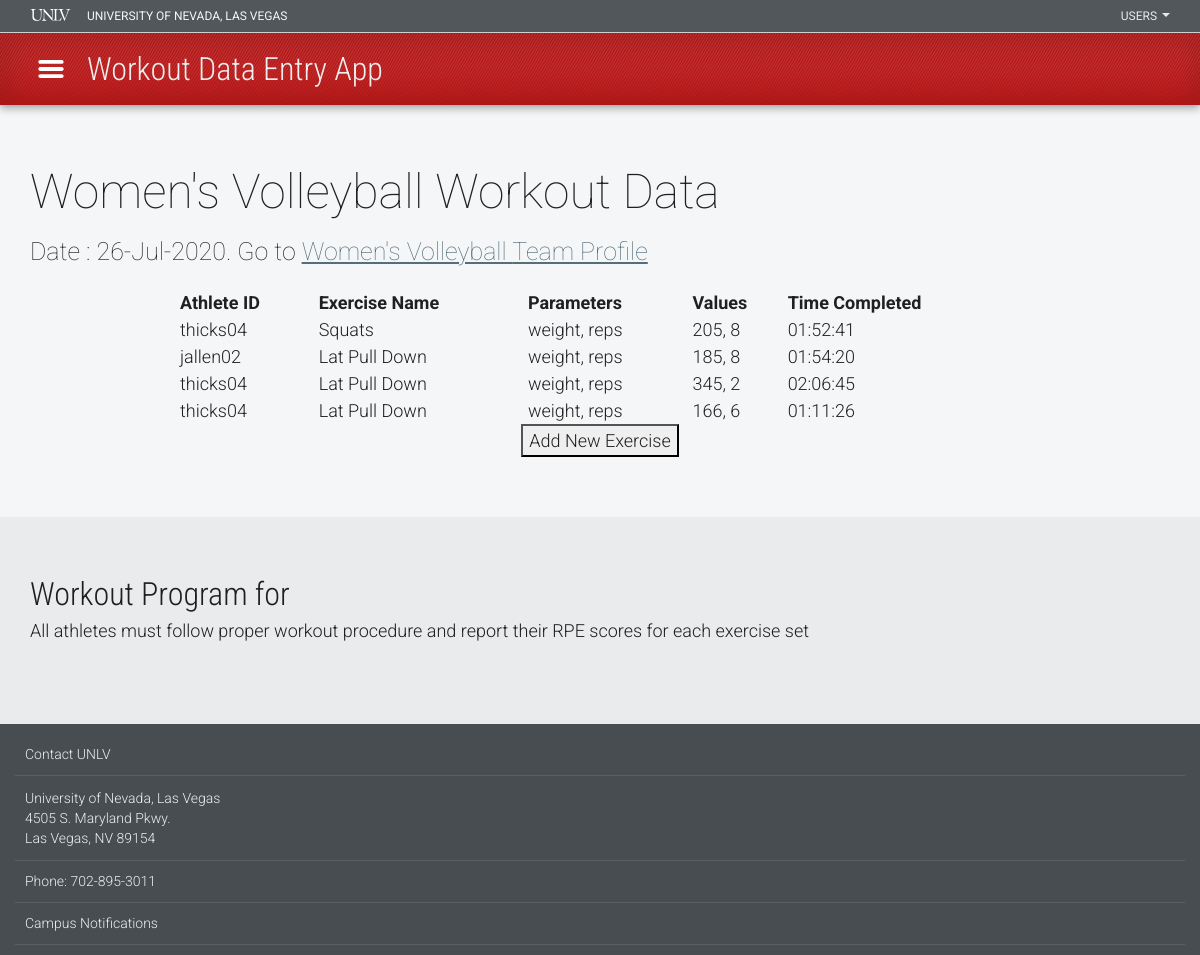
/workout (signed in), run on the app's committed database.
### app/models.py (models this page shows, shortened)
class Team(UserMixin, db.Model):
    id = db.Column(db.Integer, primary_key=True)
    username = db.Column(db.String(64), index=True, unique=True)
    team_name = db.Column(db.String(64), index=True)
    team_size = db.Column(db.Integer)
    trainer = db.Column(db.String(64))
    trainer_email = db.Column(db.String(120), index=True)
    password_hash = db.Column(db.String(128))
    athlete_userids = db.Column(db.String(140))    # A string representing a list of athlete_id strings
    workouts = db.relationship('Workout', backref='team', lazy='dynamic')

class Workout(db.Model):
    id = db.Column(db.Integer, index=True, primary_key=True)
    athlete_id = db.Column(db.String(30))
    exercise_name = db.Column(db.String(50))
    parameters = db.Column(db.String(100))          # A string representing a list of exercise parameters
    entries = db.Column(db.String(100))             # A string representing a list of exercise parameter values
    timestamp = db.Column(db.DateTime, index=True,default=datetime.utcnow())
    team_id =db.Column(db.Integer, db.ForeignKey('team.id'))
    def __repr__(self):
        return '<Exercise {}, Team_ID {} >'.format(self.exercise_name, self.team_id)

### app/routes.py (the view)
@app.route('/workout',methods=['GET','POST'])
@login_required
def workout():
    exercises = Workout.query.all()  #only request exercises logged by current team
    for exercise in exercises:
        exercise.parameters = exercise.parameters[1:-1].split(",")
        exercise.entries = exercise.entries[1:-1].split(",")
    print("You have entered the workout page.",file =sys.stderr)
    print (exercises)
    form = WorkoutForm()
    if form.is_submitted():
        return redirect(url_for('entry'))
    dateString =  datetime.utcnow().strftime("%d-%b-%Y")
    return render_template('workout.html', title="Workout Data Entry App", date = dateString , exercises=exercises, form=form)

### app/forms.py
class WorkoutForm(FlaskForm):
    submit = SubmitField('Add New Exercise')

### app/models.py (called while the page is built)
@login.user_loader      ##Necessary loader function to take login id string and convert it into int
def load_user(id):
    return Team.query.get(int(id))

### app/templates/workout.html (shortened to what this page needs)
{% extends "layout.html" %}
{% block content %}
<div id="content">
  <div id="content-main" role="main" aria-label="main content">
    <div class="region region-content">
      <form action="" method="post" novalidate>
        <section aria-label="Workout Data Page">
          <div class="container">
            <h2 class="clear-margins">{{current_user.team_name}} Workout Data</h2>
            <p class="lead">Date :  {{date}}. Go to <a href="{{url_for('team_profile')}}">{{current_user.team_name}} Team Profile</a>  </p>
          </div>
          <div class="row">
            <div class="col-md-12 text-center">
                  <table style="width:70%; margin-top: 20px; margin-left: auto; margin-right:auto; text-align:left;">
                      <thead>
                      <tr>
                          <th scope="col">Athlete ID</th>
                          <th scope="col">Exercise Name</th>
                          <th scope="col">Parameters</th>
                          <th scope="col">Values</th>
                          <th scope="col">Time Completed</th>
                      </tr>
                      </thead>
                      <tbody>
                      {% for exercise in exercises %}
                        <tr>
                          <td scope="row">{{exercise.athlete_id}}</td>
                          <td>{{exercise.exercise_name}}</td>
                          <td>{% for parameter in exercise.parameters %} {{parameter}}{% if not loop.last %},{% endif %} {% endfor %} </td>
                          <td>{% for entry in exercise.entries %} {{entry}}{% if not loop.last %},{% endif %} {% endfor %} </td>
                          <td>{{exercise.timestamp.strftime("%H:%M:%S")}}</td>
                        </tr>
                      {% endfor %}
                      </tbody>
                  </table>
                  <span>{{form.submit}}</span>
            </div>
        </div>
        </section>
        <section class="bg-gray">
          <div class="container">
            <h3 class="clear-margin-top">Workout Program for {{team}}</h3>
            <p>All athletes must follow proper workout procedure and report their RPE scores for each exercise set </p>
          </div>
        </section>
      </form>
    </div>
  </div>
</div>
{% endblock %}

### app/templates/layout.html (shortened to what this page needs)
<!DOCTYPE html>
<html lang="en" dir="ltr">
<head>
<link rel="stylesheet" href="http://maxcdn.bootstrapcdn.com/bootstrap/3.3.7/css/bootstrap.min.css">
<link rel='stylesheet' id='mars-font-awesome-4-css'  href='http://maxcdn.bootstrapcdn.com/font-awesome/4.4.0/css/font-awesome.min.css?ver=4.9.4' type='text/css' media='all' />
<link rel="stylesheet" href="http://use.fontawesome.com/releases/v5.2.0/css/all.css">
<link type="text/css" rel="stylesheet" href="static/css/bootstrap-4-alpha.css" media="all">
<link type="text/css" rel="stylesheet" href="static/css/base.css" media="all">
<link type="text/css" rel="stylesheet" href="static/css/layout.css" media="all">
<link type="text/css" rel="stylesheet" href="static/css/content.css" media="all">
</head>
<body class="navbar-is-fixed-top html not-front node-type-secondary-page">
{% include "includes/header.html" %}
{% block content %}
{% endblock %}
{% include "includes/footer.html" %}
</body>
</html>

### app/templates/includes/header.html (shortened to what this page needs)
<header role="banner" aria-label="header">
    <nav class="navbar navbar-fixed-top navbar-inverse">
      <div class="navbar-top">
        <div class="container">
          <div class="row">
            <div class="unlv-name col-xs-5">
              <a href="https://www.unlv.edu" tabindex="-1" role="presentation" aria-hidden="true">University of Nevada, Las Vegas</a>
            </div>
            <div id="dropdown-container" class="col-xs-7">
              <div id="audience-dropdown-container" class="dropdown">
                <a class="btn btn-default dropdown-toggle" role="button" id="audience-dropdown" data-toggle="dropdown" aria-haspopup="true" tabindex="7 ">Users <span class="caret"></span></a>
              </div>
            </div>
          </div>
        </div>
      </div>
      <div class="navbar-bottom">
        <div class="container">
          <div class="row">
            <div class="menu-button-container">
              <a role="button" id="menu-button" href="#" tabindex="4" data-toggle="tooltip" data-placement="right" title="" data-original-title="Menu" onclick="void(0)"><span class="sr-only" aria-label="open Style Guide menu">Menu</span></a>
            </div>
            <div class="website-title">
              <h1><a href="#" tabindex="3"><span class="short-title">Workout App</span><span class="full-title">Workout Data Entry App</span></a></h1>
            </div>
          </div>
        </div>
      </div>
    </nav>
  </header>

### app/templates/includes/footer.html (shortened to what this page needs)
<footer id="footer" role="contentinfo">
    <section>
      <nav arial-label="footer links and copyright">
        <div class="container">
          <div class="row">
              <ul class="list-unstyled">
                <li><a href="https://www.unlv.edu/directories/contact">Contact UNLV</a></li>
                <li><address><a href="https://www.unlv.edu/maps/campus">University of Nevada, Las Vegas<br />
                4505 S. Maryland Pkwy.<br />
                Las Vegas, NV 89154</a></address></li>
                <li><a href="tel:+17028953011">Phone: 702-895-3011</a></li>
                <li><a href="https://www.unlv.edu/info">Campus Notifications</a></li>
              </ul>
              </div>
            </div>
      </nav>
    </section>
  </footer>

### app/static/css/layout.css (style rules this page uses)
html { background-color:#484d51; }
body.navbar-is-fixed-top { padding-top: 72px !important; }
@media (min-width: 768px) { body.navbar-is-fixed-top { padding-top: 104px !important; } }
header { background:none; }
.navbar { margin-bottom:0; box-shadow:0px 0px 4px rgba(0, 0, 0, 0.14), 0px 4px 8px rgba(0, 0, 0, 0.28); }
.navbar-inverse { border:none; background:none; }
.navbar-top { min-height:24px; background-color:rgba(72,77,81,.94); padding:0; font-size:12px; line-height:12px; font-weight:400; border-bottom:1px solid rgba(221,221,221,.9); text-transform:uppercase; }
.navbar-top .unlv-name { text-align:left; margin:0; }
.navbar-top .unlv-name a { margin-left:-15px; color:rgba(255,255,255,.95); line-height:24px; }
body.not-front .navbar-top .unlv-name a { display:block; width:65px; height:24px; overflow:hidden; padding:0; text-indent:-10000px; background:transparent url('images/unlv-logo-small.svg') no-repeat center center; }
#dropdown-container { padding-right:0; }
#audience-dropdown-container, #topic-dropdown-container { float:right; }
#dropdown-container .btn-default { font:400 12px "Roboto", Arial, Helvetica, sans-serif; line-height:16px; padding:4px 8px; border:none; border-radius:0; color:rgba(255,255,255,.87) !important; background-color:transparent; text-decoration:none; text-transform:uppercase; margin:0; }
#dropdown-container .btn-default .caret { margin-top:-4px; margin-left:2px; }
@media (min-width: 768px) { .navbar-top .unlv-name a { line-height:32px; padding:9px 15px; } }
@media (min-width: 768px) { body.not-front .navbar-top .unlv-name a { display:inline; width:auto; height:auto; padding:8px 15px; padding-left:72px; overflow:auto; text-indent:inherit; background-position:15px 8px; } }
@media (min-width: 768px) { #dropdown-container .btn { padding:8px 15px; } }
.navbar-bottom { background:rgba(177,2,2,.92)url("images/header-texture.png") repeat scroll left top / contain !important; box-shadow:2px 2px 24px 8px rgba(0, 0, 0, 0.1) inset; color:#ddd; height:48px; }
.navbar-bottom .container { position:relative; }
.menu-button-container, .search-button-container { position:absolute; top:0; z-index:100; display:block; width:48px; height:48px; overflow:hidden; text-indent:-10000px; cursor:pointer; }
.menu-button-container { top:0; left:0; z-index:100; }
.menu-button-container a, .menu-button-container a:link, .menu-button-container a:visited { color: #fff; }
#menu-button { width:48px; height:48px; border:none; margin:0; padding:0; float:left; background:transparent url('images/menu.svg') no-repeat center; background-size:24px; }
.website-title { position:absolute; top:0; left:0; width:100%; text-align:center; }
.website-title h1 { margin-top:10px; font-size:28px; color:#eee !important; }
.website-title h1 span { padding:0 12px; }
.website-title h1 a, .website-title h1 a:link, .website-title h1 a:visited { padding:8px 0; color:#eee; background-color:transparent; }
.website-title .full-title { display:none; }
@media (min-width: 768px) { .navbar-bottom { height:72px; overflow:hidden; } }
@media (min-width: 768px) { .menu-button-container, .search-button-container { width:72px; height:72px; } }
@media (min-width: 768px) { #menu-button { width:72px; height:72px; background-size:28px; } }
@media (min-width: 768px) { .website-title { position:absolute; top:0; left:48px; z-index:100; width: calc(100% - 96px); text-align:left; } }
@media (min-width: 768px) { .website-title h1 { font-size:32px; white-space: nowrap; overflow: hidden; text-overflow: ellipsis; padding: 20px 0; margin: 0; } }
@media (min-width: 768px) { .website-title h1 span { padding:0 24px; } }
@media (min-width: 768px) { .website-title h1 a, .website-title h1 a:link, .website-title h1 a:visited { padding:17px 0; } }
@media (min-width: 768px) { .website-title .full-title { display:inline; } }
#footer { background-color: #484d51; color: #eee; font-size:14px; font-weight:300; padding:10px 0; }
#footer a { color:#eee; text-decoration:none; }
#footer section { padding:0; }
@media (min-width: 768px) { #footer section { padding:0; } }
#footer ul.list-unstyled { margin-bottom:0; }
#footer ul.list-unstyled li { margin-bottom:0; border-bottom: 1px solid rgba(255, 255, 255, 0.1); }
#footer ul.list-unstyled li a { display: block; padding: 10px; background-color: transparent; transition:all 0.2s ease 0s; }
#footer ul.list-unstyled li address { padding:0; margin-bottom:0; }
#footer ul.list-unstyled li address a { padding:12px 10px; }

### data on the page
Team: team_name "Women's Volleyball"
Workout: athlete_id "thicks04", exercise_name "Squats", parameters "weight" "reps", entries "205" "8", timestamp "01:52:41"
Workout: athlete_id "jallen02", exercise_name "Lat Pull Down", parameters "weight" "reps", entries "185" "8", timestamp "01:54:20"
Workout: athlete_id "thicks04", exercise_name "Lat Pull Down", parameters "weight" "reps", entries "345" "2", timestamp "02:06:45"
Workout: athlete_id "thicks04", exercise_name "Lat Pull Down", parameters "weight" "reps", entries "166" "6", timestamp "01:11:26"
